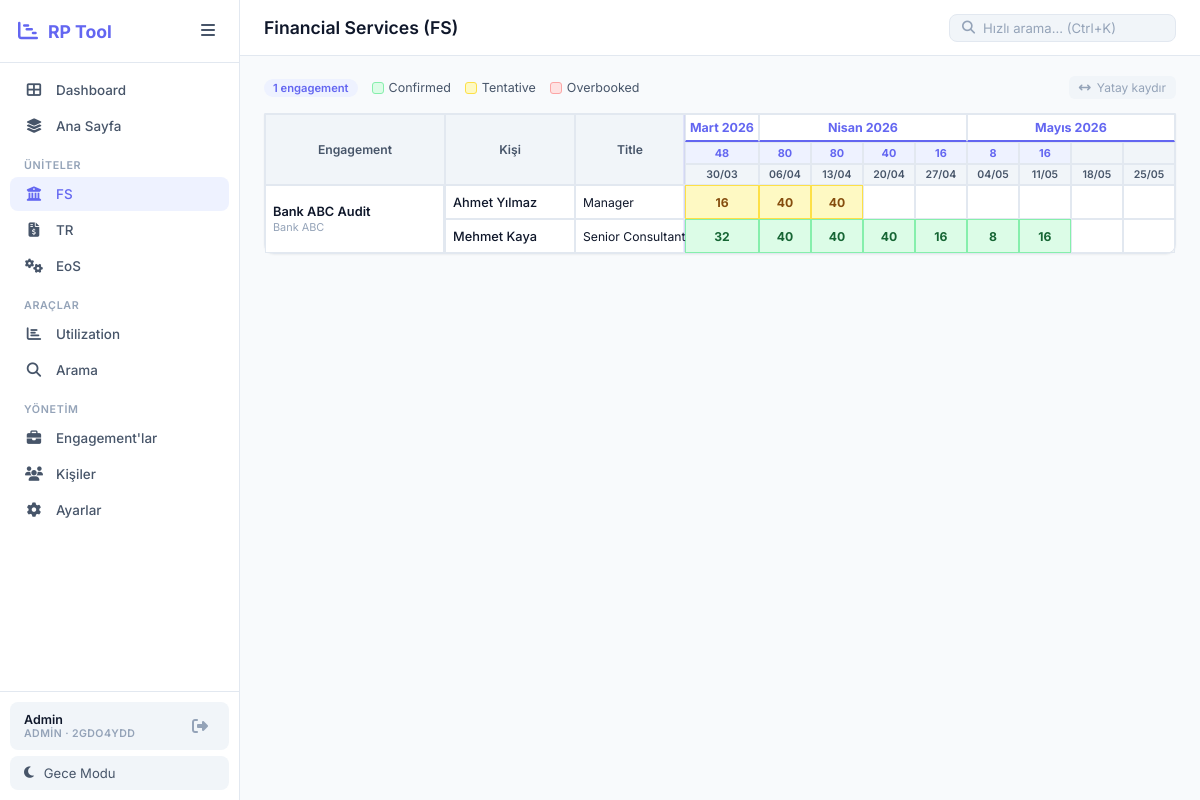
Screenshot of /unit/FS (signed in) with the database file from the repository.
### models.py (models this page shows, shortened)
class Unit(db.Model):
    __tablename__ = 'units'
    id = db.Column(db.Integer, primary_key=True)
    workspace_id = db.Column(db.Integer, db.ForeignKey('workspaces.id'), nullable=False)
    short_name = db.Column(db.String(20), nullable=False)
    long_name = db.Column(db.String(200), nullable=False)
    icon = db.Column(db.String(50), default='fas fa-folder')
    color = db.Column(db.String(20), default='#6366f1')
    sort_order = db.Column(db.Integer, default=0)
    is_active = db.Column(db.Boolean, default=True)
    created_at = db.Column(db.DateTime, default=datetime.utcnow)
    __table_args__ = (
        db.UniqueConstraint('workspace_id', 'short_name', name='unique_ws_unit'),
    )

class User(UserMixin, db.Model):
    __tablename__ = 'users'
    id = db.Column(db.Integer, primary_key=True)
    username = db.Column(db.String(100), unique=True, nullable=False)
    password = db.Column(db.String(200), nullable=False)
    display_name = db.Column(db.String(100), nullable=False)
    email = db.Column(db.String(200), nullable=True)
    role = db.Column(db.String(20), default='user')
    workspace_id = db.Column(db.Integer, db.ForeignKey('workspaces.id'), nullable=False)
    last_login = db.Column(db.DateTime, nullable=True)
    created_at = db.Column(db.DateTime, default=datetime.utcnow)
    def is_admin(self):
        return self.role == 'admin'

class Workspace(db.Model):
    __tablename__ = 'workspaces'
    id = db.Column(db.Integer, primary_key=True)
    name = db.Column(db.String(200), nullable=False)
    code = db.Column(db.String(10), unique=True, nullable=False)
    created_at = db.Column(db.DateTime, default=datetime.utcnow)
    users = db.relationship('User', backref='workspace', lazy=True)
    units = db.relationship('Unit', backref='workspace', lazy=True, cascade='all, delete-orphan')
    titles = db.relationship('Title', backref='workspace', lazy=True, cascade='all, delete-orphan')
    persons = db.relationship('Person', backref='workspace', lazy=True, cascade='all, delete-orphan')
    engagements = db.relationship('Engagement', backref='workspace', lazy=True, cascade='all, delete-orphan')
    settings = db.relationship('AppSettings', backref='workspace', lazy=True, cascade='all, delete-orphan')
    monthly_capacities = db.relationship('MonthlyCapacity', backref='workspace', lazy=True, cascade='all, delete-orphan')

class Engagement(db.Model):
    __tablename__ = 'engagements'
    id = db.Column(db.Integer, primary_key=True)
    workspace_id = db.Column(db.Integer, db.ForeignKey('workspaces.id'), nullable=False)
    name = db.Column(db.String(200), nullable=False)
    client = db.Column(db.String(200), nullable=True)
    category = db.Column(db.String(50), nullable=False, default='FS')
    status = db.Column(db.String(50), default='Active')
    start_date = db.Column(db.Date, nullable=True)
    end_date = db.Column(db.Date, nullable=True)
    created_at = db.Column(db.DateTime, default=datetime.utcnow)
    bookings = db.relationship('Booking', backref='engagement', lazy=True, cascade='all, delete-orphan')

class Person(db.Model):
    __tablename__ = 'persons'
    id = db.Column(db.Integer, primary_key=True)
    workspace_id = db.Column(db.Integer, db.ForeignKey('workspaces.id'), nullable=False)
    name = db.Column(db.String(100), nullable=False)
    title = db.Column(db.String(100), nullable=False)
    email = db.Column(db.String(150), nullable=True)
    is_active = db.Column(db.Boolean, default=True, nullable=False)
    created_at = db.Column(db.DateTime, default=datetime.utcnow)
    departments = db.relationship('PersonDepartment', backref='person', lazy=True, cascade='all, delete-orphan')
    bookings = db.relationship('Booking', backref='person', lazy=True, cascade='all, delete-orphan')

class Booking(db.Model):
    __tablename__ = 'bookings'
    id = db.Column(db.Integer, primary_key=True)
    person_id = db.Column(db.Integer, db.ForeignKey('persons.id'), nullable=False)
    engagement_id = db.Column(db.Integer, db.ForeignKey('engagements.id'), nullable=False)
    week_start = db.Column(db.Date, nullable=False)
    hours = db.Column(db.Float, default=0)
    color = db.Column(db.String(20), default='green')
    note = db.Column(db.String(200), nullable=True)
    created_at = db.Column(db.DateTime, default=datetime.utcnow)
    __table_args__ = (
        db.UniqueConstraint('person_id', 'engagement_id', 'week_start', name='unique_booking'),
    )

### app.py (the view)
@app.route('/unit/<short_name>')
@login_required
def unit_view(short_name):
    unit = Unit.query.filter_by(workspace_id=ws_id(), short_name=short_name, is_active=True).first_or_404()
    weeks = get_ws_weeks()
    engs = Engagement.query.filter_by(workspace_id=ws_id(), category=unit.short_name).order_by(Engagement.name).all()
    data = []
    for eng in engs:
        booked = db.session.query(Person).join(Booking).filter(Booking.engagement_id == eng.id).distinct().all()
        ei = {'engagement': eng, 'persons': []}
        for p in booked:
            bks = Booking.query.filter_by(person_id=p.id, engagement_id=eng.id).all()
            ei['persons'].append({'person': p, 'bookings': {b.week_start: b for b in bks}})
        data.append(ei)
    eids = [e.id for e in engs]
    wt = {w: (db.session.query(db.func.sum(Booking.hours)).filter(
        Booking.week_start == w, Booking.engagement_id.in_(eids)).scalar() or 0) if eids else 0 for w in weeks}
    return render_template('category_view.html', weeks=weeks, data=data, unit=unit, weekly_totals=wt)

### app.py (called while the page is built)
@login_manager.user_loader
def load_user(user_id):
    return db.session.get(User, int(user_id))

def ws_id():
    return current_user.workspace_id

def get_month_label(d):
    m = {1: 'Ocak', 2: 'Şubat', 3: 'Mart', 4: 'Nisan', 5: 'Mayıs', 6: 'Haziran',
         7: 'Temmuz', 8: 'Ağustos', 9: 'Eylül', 10: 'Ekim', 11: 'Kasım', 12: 'Aralık'}
    return m.get(d.month, d.strftime('%B'))

def get_active_units():
    if not current_user.is_authenticated:
        return []
    return Unit.query.filter_by(workspace_id=ws_id(), is_active=True).order_by(Unit.sort_order, Unit.short_name).all()

def get_active_titles():
    if not current_user.is_authenticated:
        return []
    return Title.query.filter_by(workspace_id=ws_id(), is_active=True).order_by(Title.sort_order, Title.name).all()

def get_demand_page_name():
    if not current_user.is_authenticated:
        return 'Ana Sayfa'
    name = AppSettings.get(ws_id(), 'demand_page_name', '')
    return name if name else 'Ana Sayfa'

@app.context_processor
def utility_processor():
    try:
        units = get_active_units()
        dpn = get_demand_page_name()
        titles = get_active_titles()
        ws_code = current_user.workspace.code if current_user.is_authenticated else ''
        ws_name = current_user.workspace.name if current_user.is_authenticated else ''
    except Exception:
        units, titles = [], []
        dpn = 'Ana Sayfa'
        ws_code, ws_name = '', ''
    return {
        'get_week_label': get_week_label,
        'get_month_label': get_month_label,
        'active_units': units,
        'active_titles': titles,
        'demand_page_name': dpn,
        'ws_code': ws_code,
        'ws_name': ws_name,
    }

### models.py (called while the page is built)
    @staticmethod
    def get(workspace_id, key, default=''):
        s = AppSettings.query.filter_by(workspace_id=workspace_id, key=key).first()
        return s.value if s else default

### templates/category_view.html (shortened to what this page needs)
{% extends "base.html" %}
{% block page_title %}{{ unit.long_name }} ({{ unit.short_name }}){% endblock %}
{% block content %}
<div class="gantt-controls">
    <div class="gantt-controls-left">
        <span class="badge badge-info">{{ data|length }} engagement</span>
        <div class="legend">
            <span class="legend-item"><span class="legend-dot green"></span> Confirmed</span>
            <span class="legend-item"><span class="legend-dot yellow"></span> Tentative</span>
            <span class="legend-item"><span class="legend-dot red"></span> Overbooked</span>
        </div>
    </div>
    <div class="gantt-controls-right"><div class="scroll-hint"><i class="fas fa-arrows-left-right"></i> Yatay kaydır</div></div>
</div>
<div class="gantt-outer">
    <div class="gantt-table-container">
        <table class="gantt-table">
            <thead>
                <tr class="month-row">
                    <th class="sticky-col col-engagement" rowspan="3">Engagement</th>
                    <th class="sticky-col col-person" rowspan="3">Kişi</th>
                    <th class="sticky-col col-title" rowspan="3">Title</th>
                    {% set ns = namespace(cm='') %}
                    {% for w in weeks %}
                        {% set mk = w.strftime('%Y-%m') %}
                        {% if mk != ns.cm %}{% set ns.cm = mk %}
                            {% set cnt = [] %}{% for ww in weeks %}{% if ww.strftime('%Y-%m') == mk %}{% if cnt.append(1) %}{% endif %}{% endif %}{% endfor %}
                            <th colspan="{{ cnt|length }}" class="month-cell">{{ get_month_label(w) }} {{ w.year }}</th>
                        {% endif %}
                    {% endfor %}
                </tr>
                <tr class="totals-row">
                    {% for w in weeks %}
                    <th class="week-total-cell {% if weekly_totals[w] > 0 %}has-hours{% endif %}">
                        {% if weekly_totals[w] > 0 %}{{ weekly_totals[w]|int }}{% endif %}
                    </th>{% endfor %}
                </tr>
                <tr class="week-header-row">
                    {% for w in weeks %}<th class="week-cell">{{ w.strftime('%d/%m') }}</th>{% endfor %}
                </tr>
            </thead>
            <tbody>
                {% for ed in data %}
                    {% set eng = ed.engagement %}
                    {% for pd in ed.persons %}
                        <tr class="gantt-row">
                            {% if loop.first %}
                            <td class="sticky-col col-engagement engagement-cell" rowspan="{{ ed.persons|length }}">
                                <div class="engagement-info">
                                    <a href="{{ url_for('engagement_detail', engagement_id=eng.id) }}" class="eng-link">{{ eng.name }}</a>
                                    <small>{{ eng.client }}</small>
                                </div>
                            </td>{% endif %}
                            <td class="sticky-col col-person"><a href="{{ url_for('person_detail', person_id=pd.person.id) }}" class="person-link">{{ pd.person.name }}</a></td>
                            <td class="sticky-col col-title">{{ pd.person.title }}</td>
                            {% for w in weeks %}
                                {% set b = pd.bookings.get(w) %}
                                <td class="gantt-cell {% if b and b.hours > 0 %}booked cell-{{ b.color }}{% endif %}"
                                    data-person-id="{{ pd.person.id }}" data-engagement-id="{{ eng.id }}"
                                    data-week="{{ w.strftime('%Y-%m-%d') }}" data-hours="{{ b.hours if b else 0 }}"
                                    data-color="{{ b.color if b else 'green' }}"
                                    {% if current_user.is_admin() %}onclick="openCellEdit(this)"{% endif %}>
                                    {% if b and b.hours > 0 %}{{ b.hours|int }}{% endif %}
                                </td>
                            {% endfor %}
                        </tr>
                    {% endfor %}
                {% endfor %}
            </tbody>
        </table>
    </div>
</div>
{% endblock %}

### templates/base.html (shortened to what this page needs)
<!DOCTYPE html>
<html lang="tr" data-theme="light">
<head>
    <link rel="stylesheet" href="{{ url_for('static', filename='css/style.css') }}">
    <link rel="stylesheet" href="https://cdnjs.cloudflare.com/ajax/libs/font-awesome/6.5.0/css/all.min.css">
</head>
<body>
    <aside class="sidebar" id="sidebar">
        <div class="sidebar-header">
            <div class="logo">
                <i class="fas fa-chart-gantt"></i>
                <span>RP Tool</span>
            </div>
            <button class="sidebar-toggle" onclick="toggleSidebar()">
                <i class="fas fa-bars"></i>
            </button>
        </div>
        <nav class="sidebar-nav">
            <a href="{{ url_for('dashboard') }}" class="nav-item {% if request.endpoint == 'dashboard' %}active{% endif %}">
                <i class="fas fa-th-large"></i>
                <span>Dashboard</span>
            </a>
            <a href="{{ url_for('merge') }}" class="nav-item {% if request.endpoint == 'merge' %}active{% endif %}">
                <i class="fas fa-layer-group"></i>
                <span>{{ demand_page_name }}</span>
            </a>
            {% if active_units %}
            <div class="nav-divider">Üniteler</div>
            {% for unit in active_units %}
            <a href="{{ url_for('unit_view', short_name=unit.short_name) }}"
               class="nav-item {% if request.endpoint == 'unit_view' and request.view_args.get('short_name') == unit.short_name %}active{% endif %}">
                <i class="{{ unit.icon }}"></i>
                <span>{{ unit.short_name }}</span>
            </a>
            {% endfor %}
            {% endif %}
            <div class="nav-divider">Araçlar</div>
            <a href="{{ url_for('utilization') }}" class="nav-item {% if request.endpoint == 'utilization' %}active{% endif %}">
                <i class="fas fa-chart-bar"></i>
                <span>Utilization</span>
            </a>
            <a href="{{ url_for('search') }}" class="nav-item {% if request.endpoint == 'search' %}active{% endif %}">
                <i class="fas fa-search"></i>
                <span>Arama</span>
            </a>
            {% if current_user.is_admin() %}
            <div class="nav-divider">Yönetim</div>
            <a href="{{ url_for('manage_engagements') }}" class="nav-item {% if request.endpoint == 'manage_engagements' %}active{% endif %}">
                <i class="fas fa-briefcase"></i>
                <span>Engagement'lar</span>
            </a>
            <a href="{{ url_for('manage_people') }}" class="nav-item {% if request.endpoint == 'manage_people' %}active{% endif %}">
                <i class="fas fa-users"></i>
                <span>Kişiler</span>
            </a>
            <a href="{{ url_for('admin_settings') }}" class="nav-item {% if request.endpoint == 'admin_settings' %}active{% endif %}">
                <i class="fas fa-gear"></i>
                <span>Ayarlar</span>
            </a>
            {% endif %}
        </nav>
        <div class="sidebar-footer">
            <div class="sidebar-user">
                <div class="sidebar-user-info">
                    <span class="sidebar-user-name">{{ current_user.display_name }}</span>
                    <span class="sidebar-user-role">{{ 'Admin' if current_user.is_admin() else 'User' }} · {{ ws_code }}</span>
                </div>
                <a href="{{ url_for('logout') }}" class="sidebar-logout" title="Çıkış">
                    <i class="fas fa-sign-out-alt"></i>
                </a>
            </div>
            <button class="theme-toggle" onclick="toggleTheme()">
                <i class="fas fa-moon" id="theme-icon"></i>
                <span id="theme-text">Gece Modu</span>
            </button>
        </div>
    </aside>
    <main class="main-content" id="main-content">
        <header class="top-bar">
            <div class="top-bar-left">
                <h1 class="page-title">{% block page_title %}Resource Planner{% endblock %}</h1>
            </div>
            <div class="top-bar-right">
                <div class="search-box-mini">
                    <i class="fas fa-search"></i>
                    <input type="text" placeholder="Hızlı arama... (Ctrl+K)" id="quick-search"
                           onkeydown="if(event.key==='Enter') window.location.href='/search?q='+this.value">
                </div>
            </div>
        </header>
        <div class="content-area">
            {% block content %}{% endblock %}
        </div>
    </main>
</body>
</html>

### rows the page displays
Unit: short_name "FS", long_name "Financial Services"
Unit: short_name "TR"
Unit: short_name "EoS"
User: display_name "Admin", role "ADMIN"
Workspace: code "2GDO4YDD"
Engagement: name "Bank ABC Audit", client "Bank ABC"
Person: person.name "Ahmet Yılmaz", person "Manager"
Booking: hours "16"
Booking: hours "40"
Booking: hours "40"
Person: person.name "Mehmet Kaya", person "Senior Consultant"
Booking: hours "32"
Booking: hours "40"
Booking: hours "40"
Booking: hours "40"
Booking: hours "16"
Booking: hours "8"
Booking: hours "16"

### other values shown
{{ demand_page_name }} "Ana Sayfa"
{{ data|length }} "1"
{{ get_month_label(w) }} "Mart" "Nisan" "Mayıs"
{{ w.year }} "2026" "2026" "2026"
{{ weekly_totals[w]|int }} "48" "80" "80" "40" "16" "8" "16"
{{ w.strftime('%d/%m') }} "30/03" "06/04" "13/04" "20/04" "27/04" "04/05" "11/05" "18/05" "25/05"
